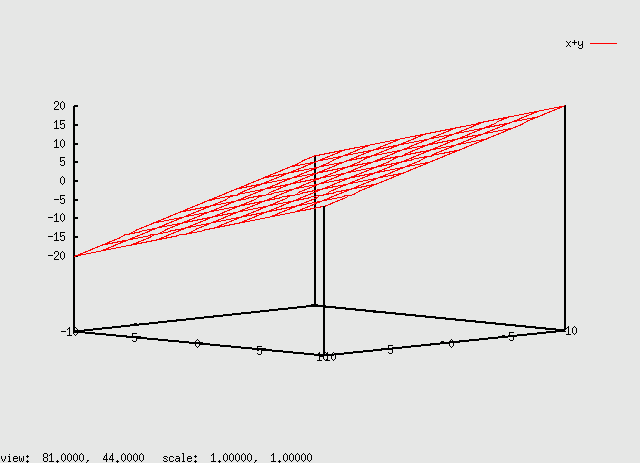

The gnuplot source for this figure:
# Draw a surface in 3D-space
unset parametric
splot x+y
